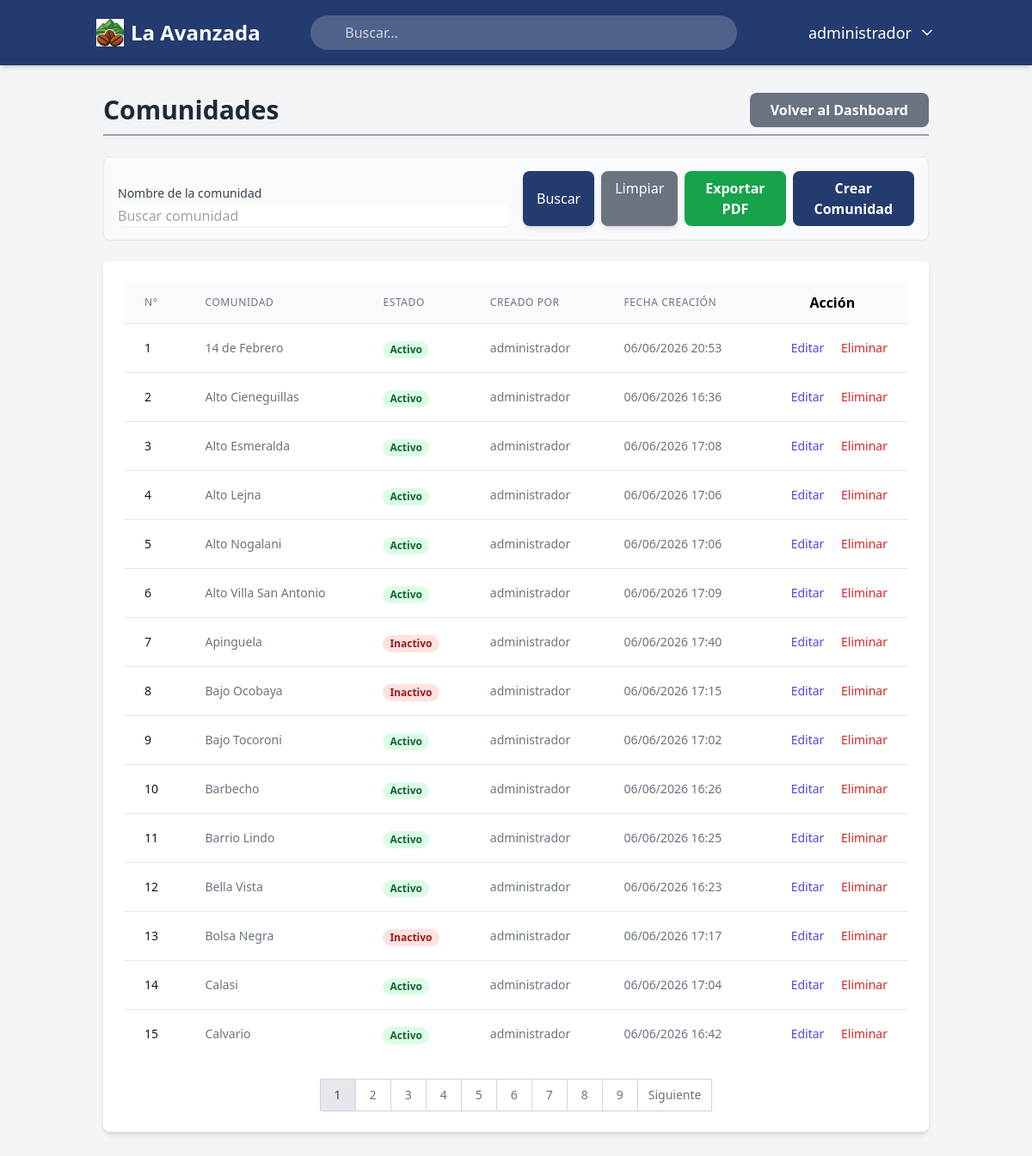
Screenshot of /comunidades/ (signed in) with the database file from the repository.
### usuarios/models.py (models this page shows)
class Usuario(AbstractUser): # CREAMOS LA CLASE USUARIO
    usuario_id = models.AutoField(primary_key=True) #CAMPO USUARIO ID, ES NUMEROS AUTOMATICOS Y ES LLAVE PRIMARIA
    USERNAME_FIELD = 'username' # CAMPO PARA INICIAR SESION
    class Meta: # CONFIGURACIONES EXTRAS en la bd
        db_table = 'usuarios' # nombre de la tabla
        verbose_name = 'Usuario' # definimos en sigular el modelo dentro del panel de django
        verbose_name_plural = 'Usuarios' # define como se mostrara en plural en django

### comunidades/models.py (models this page shows, shortened)
class Comunidad(models.Model): # modelo comunidad
    OPCIONES_ESTADO = [ # servira para poner activo e inactivo pero nunca delete de nuestro sistmas la comunidad
        ('Activo', 'Activo'),
        ('Inactivo', 'Inactivo'),
    ]
    id_comunidad = models.AutoField(primary_key=True) ## llave primaria
    nombre_comunidad = models.CharField(max_length=100, unique=True, verbose_name='Nombre de la comunidad') # nombre de la comunidad
    estado = models.CharField(max_length=20, choices=OPCIONES_ESTADO, default='Activo', verbose_name='Estado') # estado de la comunidad
    creado_por = models.ForeignKey( # quien lo creo
        settings.AUTH_USER_MODEL,
        on_delete=models.SET_NULL,
        null=True,
        related_name='comunidades_creadas',
        verbose_name='Creado por'
    )
    fecha_creacion = models.DateTimeField(auto_now_add=True, verbose_name='Fecha de creación') # fecha de la crecion
    editado_por = models.ForeignKey(
        settings.AUTH_USER_MODEL,
        on_delete=models.SET_NULL,
        null=True,
        blank=True,
        related_name='comunidades_editadas',
        verbose_name='Editado por'
    )
    fecha_edicion = models.DateTimeField(auto_now=True, verbose_name='Fecha de edición') # la fecha de la edidion
    class Meta:
        db_table = 'comunidades' # nombre de la tabla
        verbose_name = 'Comunidad'
        verbose_name_plural = 'Comunidades'

### comunidades/views.py (the view)
# urls.py: path('', views.lista_comunidades, name='lista_comunidades'), # para litar
@login_required # seguridad y login requeido para entrar
def lista_comunidades(request):
    permiso = obtener_permiso_comunidades(request.user)
    if permiso == 0:
        return redirect('dashboard') # si no esta permitido vuelve al dashboard osea atras
    comunidades = Comunidad.objects.all().order_by('nombre_comunidad')# listamos las comunidades
    nombre_comunidad = request.GET.get('nombre_comunidad') # buscador busca
    if nombre_comunidad:
        comunidades = comunidades.filter(nombre_comunidad__icontains=nombre_comunidad) #filtra
    paginator = Paginator(comunidades, 15)
    page_number = request.GET.get('page')
    page_obj = paginator.get_page(page_number)
    contexto = {
        'page_obj': page_obj,
        'permiso': permiso,
    }
    return render(request, 'comunidades/lista_comunidades.html', contexto)

### comunidades/views.py (called while the page is built)
def obtener_permiso_comunidades(usuario):
    roles_usuario = UsuarioRol.objects.filter(usuario=usuario)
    permiso_maximo = 0
    for usuario_rol in roles_usuario:
        rol = usuario_rol.rol
        permiso_actual = getattr(rol, 'comunidades', 0)
        if permiso_actual > permiso_maximo:
            permiso_maximo = permiso_actual
    return permiso_maximo

### principal/context_processors.py (called while the page is built)
def obtener_permisos(request):
    permisos = { # los modulos
        'registrar_compras_cafe': 0,
        'historial_compras': 0,
        'comunidades': 0,
        'productores': 0,
        'registro_ventas_cafe': 0,
        'analisis_predicciones': 0,
        'roles_usuarios': 0,
    }
    roles = []
    if request.user.is_authenticated:
        roles_usuario = UsuarioRol.objects.filter(usuario=request.user)
        roles = [usuario_rol.rol.nombre_rol for usuario_rol in roles_usuario]
        for usuario_rol in roles_usuario:
            rol = usuario_rol.rol
            for modulo in permisos.keys():
                permiso_actual = getattr(rol, modulo, 0)
                if permiso_actual > permisos[modulo]:
                    permisos[modulo] = permiso_actual
    return {
        'permisos': permisos,
        'roles': roles,
    }

### comunidades/templates/comunidades/lista_comunidades.html (shortened to what this page needs)
{% extends "principal/base.html" %}
{% load static %}
{% block content %}
<div class="flex flex-col md:flex-row md:items-center md:justify-between mb-6 border-b-2 border-gray-400 pb-2 gap-4">
    <h2 class="text-3xl font-bold text-gray-800">
        Comunidades
    </h2>
    <a
        href="{% url 'dashboard' %}"
        class="bg-gray-500 text-white font-semibold py-2 px-6 rounded-lg text-center transition-colors duration-300 hover:bg-gray-600">
        Volver al Dashboard
    </a>
</div>
<div class="mb-6 p-4 border rounded-lg bg-gray-50">
    <form method="get" action="{% url 'comunidades:lista_comunidades' %}" class="grid grid-cols-1 md:grid-cols-4 gap-4 items-end">
        <div class="col-span-1 md:col-span-2">
            <label for="nombre_comunidad" class="block text-sm font-medium text-gray-700">
                Nombre de la comunidad
            </label>
            <input
                type="text"
                name="nombre_comunidad"
                id="nombre_comunidad"
                value="{{ request.GET.nombre_comunidad }}"
                placeholder="Buscar comunidad"
                autocomplete="off"
                class="mt-1 block w-full rounded-md border-gray-300 shadow-sm focus:border-indigo-300 focus:ring-indigo-200 focus:ring-opacity-50"
            >
        </div>
        <div class="col-span-1 md:col-span-2">
            <div class="flex flex-col md:flex-row md:items-center md:justify-between gap-2">
                <div class="flex flex-col md:flex-row gap-2">
                    <button
                        type="submit"
                        class="w-full md:w-auto bg-[#233b6e] text-white px-4 py-2 rounded-lg shadow-md hover:bg-[#1a2c53] transition-colors duration-300">
                        Buscar
                    </button>
                    <a
                        href="{% url 'comunidades:lista_comunidades' %}"
                        class="w-full md:w-auto bg-gray-500 text-white px-4 py-2 rounded-lg shadow-md hover:bg-gray-600 transition-colors duration-300 text-center">
                        Limpiar
                    </a>
                    <a
                        href="{% url 'comunidades:exportar_comunidades_pdf' %}?nombre_comunidad={{ request.GET.nombre_comunidad }}"
                        class="w-full md:w-auto bg-green-600 text-white font-semibold py-2 px-6 rounded-lg text-center transition-colors duration-300 hover:bg-green-700">
                        Exportar PDF
                    </a>
                </div>
                {% if permisos.comunidades >= 2 %}
                <a
                    href="{% url 'comunidades:crear_comunidad' %}"
                    class="w-full md:w-auto bg-[#233b6e] text-white font-semibold py-2 px-6 rounded-lg text-center transition-colors duration-300 hover:bg-[#1a2c53]">
                    Crear Comunidad
                </a>
                {% endif %}
            </div>
        </div>
    </form>
</div>
<div class="bg-white p-6 rounded-lg shadow-md overflow-x-auto">
    <table class="min-w-full divide-y divide-gray-200">
        <thead class="bg-gray-50">
            <tr>
                <th class="px-6 py-3 text-left text-xs font-medium text-gray-500 uppercase tracking-wider">
                    N°
                </th>
                <th class="px-6 py-3 text-left text-xs font-medium text-gray-500 uppercase tracking-wider">
                    Comunidad
                </th>
                <th class="px-6 py-3 text-left text-xs font-medium text-gray-500 uppercase tracking-wider">
                    Estado
                </th>
                <th class="px-6 py-3 text-left text-xs font-medium text-gray-500 uppercase tracking-wider">
                    Creado por
                </th>
                <th class="px-6 py-3 text-left text-xs font-medium text-gray-500 uppercase tracking-wider">
                    Fecha creación
                </th>
                {% if permisos.comunidades >= 2 %}
                <th class="relative px-6 py-3">
                    Acción
                </th>
                {% endif %}
            </tr>
        </thead>
        <tbody class="bg-white divide-y divide-gray-200">
            {% for comunidad in page_obj %}
            <tr>
                <td class="px-6 py-4 whitespace-nowrap text-sm font-medium text-gray-900">
                    {{ page_obj.start_index|add:forloop.counter0 }}
                </td>
                <td class="px-6 py-4 whitespace-nowrap text-sm text-gray-500">
                    {{ comunidad.nombre_comunidad }}
                </td>
                <td class="px-6 py-4 whitespace-nowrap">
                    <span class="px-2 inline-flex text-xs leading-5 font-semibold rounded-full {% if comunidad.estado == 'Activo' %}bg-green-100 text-green-800{% else %}bg-red-100 text-red-800{% endif %}">
                        {{ comunidad.estado }}
                    </span>
                </td>
                <td class="px-6 py-4 whitespace-nowrap text-sm text-gray-500">
                    {% if comunidad.creado_por %}
                        {{ comunidad.creado_por.username }}
                    {% else %}
                        Sin usuario
                    {% endif %}
                </td>
                <td class="px-6 py-4 whitespace-nowrap text-sm text-gray-500">
                    {{ comunidad.fecha_creacion|date:"d/m/Y H:i" }}
                </td>
                {% if permisos.comunidades >= 2 %}
                <td class="px-6 py-4 whitespace-nowrap text-right text-sm font-medium">
                    <a
                        href="{% url 'comunidades:editar_comunidad' comunidad.pk %}"
                        class="text-indigo-600 hover:text-indigo-900 mr-4">
                        Editar
                    </a>
                    <form
                        action="{% url 'comunidades:eliminar_comunidad' comunidad.pk %}"
                        method="post"
                        class="inline-block">
                        <button
                            type="submit"
                            class="text-red-600 hover:text-red-900 transition-colors duration-300"
                            onclick="return confirm('¿Está seguro de eliminar esta comunidad?')">
                            Eliminar
                        </button>
                    </form>
                </td>
                {% endif %}
            </tr>
            {% empty %}
            <tr>
                <td colspan="6" class="px-6 py-4 whitespace-nowrap text-sm text-gray-500 text-center">
                    No se encontraron comunidades registradas.
                </td>
            </tr>
            {% endfor %}
        </tbody>
    </table>
    {% if page_obj.has_other_pages %}
    <div class="flex justify-center mt-6">
        <nav class="relative z-0 inline-flex rounded-md shadow-sm -space-x-px" aria-label="Pagination">
            {% for i in page_obj.paginator.page_range %}
                {% if page_obj.number == i %}
                <span class="relative inline-flex items-center px-4 py-2 border border-gray-300 bg-gray-200 text-sm font-medium text-gray-700">
                    {{ i }}
                </span>
                {% else %}
                <a
                    href="?page={{ i }}&nombre_comunidad={{ request.GET.nombre_comunidad }}"
                    class="relative inline-flex items-center px-4 py-2 border border-gray-300 bg-white text-sm font-medium text-gray-500 hover:bg-gray-50">
                    {{ i }}
                </a>
                {% endif %}
            {% endfor %}
            {% if page_obj.has_next %}
            <a
                href="?page={{ page_obj.next_page_number }}&nombre_comunidad={{ request.GET.nombre_comunidad }}"
                class="relative inline-flex items-center px-3 py-2 border border-gray-300 bg-white text-sm font-medium text-gray-500 hover:bg-gray-50">
                Siguiente
            </a>
            {% endif %}
        </nav>
    </div>
    {% endif %}
</div>
{% endblock content %}

### principal/templates/principal/base.html (shortened to what this page needs)
{% load static %}
<!DOCTYPE html>
<html lang="es">
<head>
    <script src="https://cdn.tailwindcss.com"></script>
</head>
<body class="bg-gray-100 font-sans">
    <nav class="bg-[#233b6e] text-white shadow-md">
        <div class="container mx-auto px-4 py-4 flex flex-col md:flex-row justify-between items-center space-y-4 md:space-y-0">
            <a href="{% url 'dashboard' %}" class="flex items-center gap-2 text-2xl font-bold rounded-lg px-2 py-1 transition-all hover:bg-white/10">
                <img src="{% static 'img/logoavanzada2.jpg' %}" alt="La Avanzada" class="h-8 w-8">
                <span>La Avanzada</span>
            </a>
            <div class="relative w-full md:w-1/2">
                <input
                    type="text"
                    id="transaction-input"
                    placeholder="Buscar..."
                    class="w-full bg-white/20 text-white rounded-full py-2 pl-10 pr-4 focus:outline-none focus:ring-2 focus:ring-white/50 placeholder-gray-300"
                >
            </div>
            <div class="flex items-center space-x-6">
                <div class="relative">
                    <button id="user-menu-button" class="flex items-center space-x-2 text-lg font-medium transition-all hover:bg-white/10 p-2 rounded-lg">
                        <span>{{ user.first_name|default:user.username }}</span>
                        <svg xmlns="http://www.w3.org/2000/svg" width="20" height="20"
                             viewBox="0 0 24 24" fill="none" stroke="currentColor"
                             stroke-width="2" stroke-linecap="round" stroke-linejoin="round"
                             class="lucide lucide-chevron-down">
                            <path d="m6 9 6 6 6-6"></path>
                        </svg>
                    </button>
                </div>
            </div>
        </div>
    </nav>
    <main class="container mx-auto p-8">
        {% block content %}
        {% endblock content %}
    </main>
</body>
</html>

### rows the page displays
Usuario: first_name "administrador"
Comunidad: start_index|add "1", nombre_comunidad "14 de Febrero", estado "Activo", creado_por.username "administrador", fecha_creacion "06/06/2026 20:53"
Comunidad: start_index|add "2", nombre_comunidad "Alto Cieneguillas", estado "Activo", creado_por.username "administrador", fecha_creacion "06/06/2026 16:36"
Comunidad: start_index|add "3", nombre_comunidad "Alto Esmeralda", estado "Activo", creado_por.username "administrador", fecha_creacion "06/06/2026 17:08"
Comunidad: start_index|add "4", nombre_comunidad "Alto Lejna", estado "Activo", creado_por.username "administrador", fecha_creacion "06/06/2026 17:06"
Comunidad: start_index|add "5", nombre_comunidad "Alto Nogalani", estado "Activo", creado_por.username "administrador", fecha_creacion "06/06/2026 17:06"
Comunidad: start_index|add "6", nombre_comunidad "Alto Villa San Antonio", estado "Activo", creado_por.username "administrador", fecha_creacion "06/06/2026 17:09"
Comunidad: start_index|add "7", nombre_comunidad "Apinguela", estado "Inactivo", creado_por.username "administrador", fecha_creacion "06/06/2026 17:40"
Comunidad: start_index|add "8", nombre_comunidad "Bajo Ocobaya", estado "Inactivo", creado_por.username "administrador", fecha_creacion "06/06/2026 17:15"
Comunidad: start_index|add "9", nombre_comunidad "Bajo Tocoroni", estado "Activo", creado_por.username "administrador", fecha_creacion "06/06/2026 17:02"
Comunidad: start_index|add "10", nombre_comunidad "Barbecho", estado "Activo", creado_por.username "administrador", fecha_creacion "06/06/2026 16:26"
Comunidad: start_index|add "11", nombre_comunidad "Barrio Lindo", estado "Activo", creado_por.username "administrador", fecha_creacion "06/06/2026 16:25"
Comunidad: start_index|add "12", nombre_comunidad "Bella Vista", estado "Activo", creado_por.username "administrador", fecha_creacion "06/06/2026 16:23"
Comunidad: start_index|add "13", nombre_comunidad "Bolsa Negra", estado "Inactivo", creado_por.username "administrador", fecha_creacion "06/06/2026 17:17"
Comunidad: start_index|add "14", nombre_comunidad "Calasi", estado "Activo", creado_por.username "administrador", fecha_creacion "06/06/2026 17:04"
Comunidad: start_index|add "15", nombre_comunidad "Calvario", estado "Activo", creado_por.username "administrador", fecha_creacion "06/06/2026 16:42"

### other values shown
{{ i }} "1"
{{ i }} "2" "3" "4" "5" "6" "7" "8" "9"
